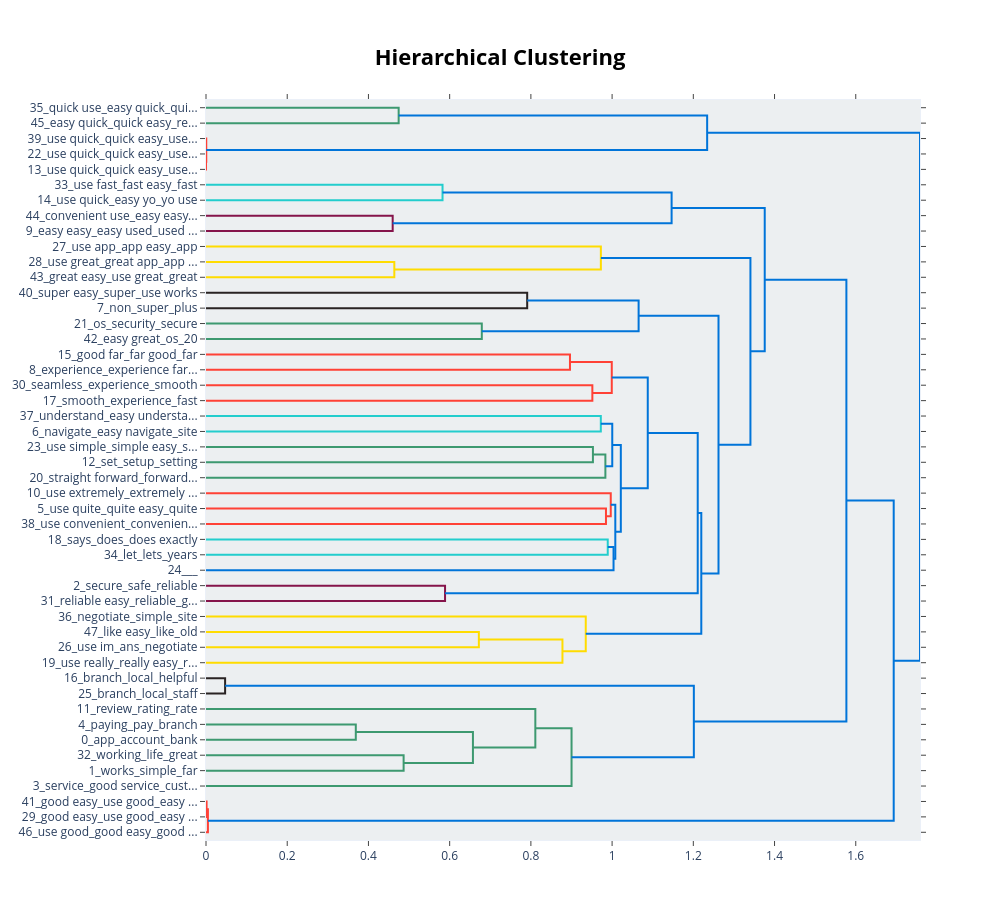

The code cell stored with this chart in its notebook:
### Code cell
# Visualize topics as a hierarchical tree
fig = unseed_topic_model.visualize_hierarchy()
fig.show()

### Figure 1 — Plotly figure (JSON) as saved in the notebook; plotly's stock layout.template omitted (floating-point values rounded to 4 significant figures)
{"data": [{"hoverinfo": "text", "marker": {"color": "rgb(61,153,112)"}, "mode": "lines", "type": "scatter", "x": [0.0, 0.4744, 0.4744, 0.0], "xaxis": "x", "y": [-5.0, -5.0, -15.0, -15.0], "yaxis": "y"}, {"hoverinfo": "text", "marker": {"color": "rgb(255,65,54)"}, "mode": "lines", "type": "scatter", "x": [0.0, 5.736e-05, 5.736e-05, 0.0], "xaxis": "x", "y": [-35.0, -35.0, -45.0, -45.0], "yaxis": "y"}, {"hoverinfo": "text", "marker": {"color": "rgb(255,65,54)"}, "mode": "lines", "type": "scatter", "x": [0.0, 0.0006443, 0.0006443, 5.736e-05], "xaxis": "x", "y": [-25.0, -25.0, -40.0, -40.0], "yaxis": "y"}, {"hoverinfo": "text", "marker": {"color": "rgb(0,116,217)"}, "mode": "lines", "type": "scatter", "x": [0.4744, 1.234, 1.234, 0.0006443], "xaxis": "x", "y": [-10.0, -10.0, -32.5, -32.5], "yaxis": "y"}, {"hoverinfo": "text", "marker": {"color": "rgb(35,205,205)"}, "mode": "lines", "type": "scatter", "x": [0.0, 0.5824, 0.5824, 0.0], "xaxis": "x", "y": [-55.0, -55.0, -65.0, -65.0], "yaxis": "y"}, {"hoverinfo": "text", "marker": {"color": "rgb(133,20,75)"}, "mode": "lines", "type": "scatter", "x": [0.0, 0.4597, 0.4597, 0.0], "xaxis": "x", "y": [-75.0, -75.0, -85.0, -85.0], "yaxis": "y"}, {"hoverinfo": "text", "marker": {"color": "rgb(0,116,217)"}, "mode": "lines", "type": "scatter", "x": [0.5824, 1.147, 1.147, 0.4597], "xaxis": "x", "y": [-60.0, -60.0, -80.0, -80.0], "yaxis": "y"}, {"hoverinfo": "text", "marker": {"color": "rgb(255,220,0)"}, "mode": "lines", "type": "scatter", "x": [0.0, 0.4637, 0.4637, 0.0], "xaxis": "x", "y": [-105.0, -105.0, -115.0, -115.0], "yaxis": "y"}, {"hoverinfo": "text", "marker": {"color": "rgb(255,220,0)"}, "mode": "lines", "type": "scatter", "x": [0.0, 0.9723, 0.9723, 0.4637], "xaxis": "x", "y": [-95.0, -95.0, -110.0, -110.0], "yaxis": "y"}, {"hoverinfo": "text", "marker": {"color": "rgb(40,35,35)"}, "mode": "lines", "type": "scatter", "x": [0.0, 0.7909, 0.7909, 0.0], "xaxis": "x", "y": [-125.0, -125.0, -135.0, -135.0], "yaxis": "y"}, {"hoverinfo": "text", "marker": {"color": "rgb(61,153,112)"}, "mode": "lines", "type": "scatter", "x": [0.0, 0.6791, 0.6791, 0.0], "xaxis": "x", "y": [-145.0, -145.0, -155.0, -155.0], "yaxis": "y"}, {"hoverinfo": "text", "marker": {"color": "rgb(0,116,217)"}, "mode": "lines", "type": "scatter", "x": [0.7909, 1.065, 1.065, 0.6791], "xaxis": "x", "y": [-130.0, -130.0, -150.0, -150.0], "yaxis": "y"}, {"hoverinfo": "text", "marker": {"color": "rgb(255,65,54)"}, "mode": "lines", "type": "scatter", "x": [0.0, 0.8963, 0.8963, 0.0], "xaxis": "x", "y": [-165.0, -165.0, -175.0, -175.0], "yaxis": "y"}, {"hoverinfo": "text", "marker": {"color": "rgb(255,65,54)"}, "mode": "lines", "type": "scatter", "x": [0.0, 0.9514, 0.9514, 0.0], "xaxis": "x", "y": [-185.0, -185.0, -195.0, -195.0], "yaxis": "y"}, {"hoverinfo": "text", "marker": {"color": "rgb(255,65,54)"}, "mode": "lines", "type": "scatter", "x": [0.8963, 0.9992, 0.9992, 0.9514], "xaxis": "x", "y": [-170.0, -170.0, -190.0, -190.0], "yaxis": "y"}, {"hoverinfo": "text", "marker": {"color": "rgb(35,205,205)"}, "mode": "lines", "type": "scatter", "x": [0.0, 0.9722, 0.9722, 0.0], "xaxis": "x", "y": [-205.0, -205.0, -215.0, -215.0], "yaxis": "y"}, {"hoverinfo": "text", "marker": {"color": "rgb(61,153,112)"}, "mode": "lines", "type": "scatter", "x": [0.0, 0.9528, 0.9528, 0.0], "xaxis": "x", "y": [-225.0, -225.0, -235.0, -235.0], "yaxis": "y"}, {"hoverinfo": "text", "marker": {"color": "rgb(61,153,112)"}, "mode": "lines", "type": "scatter", "x": [0.9528, 0.9834, 0.9834, 0.0], "xaxis": "x", "y": [-230.0, -230.0, -245.0, -245.0], "yaxis": "y"}, {"hoverinfo": "text", "marker": {"color": "rgb(0,116,217)"}, "mode": "lines", "type": "scatter", "x": [0.9722, 1.0, 1.0, 0.9834], "xaxis": "x", "y": [-210.0, -210.0, -237.5, -237.5], "yaxis": "y"}, {"hoverinfo": "text", "marker": {"color": "rgb(255,65,54)"}, "mode": "lines", "type": "scatter", "x": [0.0, 0.9849, 0.9849, 0.0], "xaxis": "x", "y": [-265.0, -265.0, -275.0, -275.0], "yaxis": "y"}, {"hoverinfo": "text", "marker": {"color": "rgb(255,65,54)"}, "mode": "lines", "type": "scatter", "x": [0.0, 0.9967, 0.9967, 0.9849], "xaxis": "x", "y": [-255.0, -255.0, -270.0, -270.0], "yaxis": "y"}, {"hoverinfo": "text", "marker": {"color": "rgb(35,205,205)"}, "mode": "lines", "type": "scatter", "x": [0.0, 0.9893, 0.9893, 0.0], "xaxis": "x", "y": [-285.0, -285.0, -295.0, -295.0], "yaxis": "y"}, {"hoverinfo": "text", "marker": {"color": "rgb(0,116,217)"}, "mode": "lines", "type": "scatter", "x": [0.9893, 1.004, 1.004, 0.0], "xaxis": "x", "y": [-290.0, -290.0, -305.0, -305.0], "yaxis": "y"}, {"hoverinfo": "text", "marker": {"color": "rgb(0,116,217)"}, "mode": "lines", "type": "scatter", "x": [0.9967, 1.008, 1.008, 1.004], "xaxis": "x", "y": [-262.5, -262.5, -297.5, -297.5], "yaxis": "y"}, {"hoverinfo": "text", "marker": {"color": "rgb(0,116,217)"}, "mode": "lines", "type": "scatter", "x": [1.0, 1.021, 1.021, 1.008], "xaxis": "x", "y": [-223.8, -223.8, -280.0, -280.0], "yaxis": "y"}, {"hoverinfo": "text", "marker": {"color": "rgb(0,116,217)"}, "mode": "lines", "type": "scatter", "x": [0.9992, 1.088, 1.088, 1.021], "xaxis": "x", "y": [-180.0, -180.0, -251.9, -251.9], "yaxis": "y"}, {"hoverinfo": "text", "marker": {"color": "rgb(133,20,75)"}, "mode": "lines", "type": "scatter", "x": [0.0, 0.5887, 0.5887, 0.0], "xaxis": "x", "y": [-315.0, -315.0, -325.0, -325.0], "yaxis": "y"}, {"hoverinfo": "text", "marker": {"color": "rgb(0,116,217)"}, "mode": "lines", "type": "scatter", "x": [1.088, 1.211, 1.211, 0.5887], "xaxis": "x", "y": [-215.9, -215.9, -320.0, -320.0], "yaxis": "y"}, {"hoverinfo": "text", "marker": {"color": "rgb(255,220,0)"}, "mode": "lines", "type": "scatter", "x": [0.0, 0.6719, 0.6719, 0.0], "xaxis": "x", "y": [-345.0, -345.0, -355.0, -355.0], "yaxis": "y"}, {"hoverinfo": "text", "marker": {"color": "rgb(255,220,0)"}, "mode": "lines", "type": "scatter", "x": [0.6719, 0.8777, 0.8777, 0.0], "xaxis": "x", "y": [-350.0, -350.0, -365.0, -365.0], "yaxis": "y"}, {"hoverinfo": "text", "marker": {"color": "rgb(255,220,0)"}, "mode": "lines", "type": "scatter", "x": [0.0, 0.9351, 0.9351, 0.8777], "xaxis": "x", "y": [-335.0, -335.0, -357.5, -357.5], "yaxis": "y"}, {"hoverinfo": "text", "marker": {"color": "rgb(0,116,217)"}, "mode": "lines", "type": "scatter", "x": [1.211, 1.22, 1.22, 0.9351], "xaxis": "x", "y": [-268.0, -268.0, -346.2, -346.2], "yaxis": "y"}, {"hoverinfo": "text", "marker": {"color": "rgb(0,116,217)"}, "mode": "lines", "type": "scatter", "x": [1.065, 1.262, 1.262, 1.22], "xaxis": "x", "y": [-140.0, -140.0, -307.1, -307.1], "yaxis": "y"}, {"hoverinfo": "text", "marker": {"color": "rgb(0,116,217)"}, "mode": "lines", "type": "scatter", "x": [0.9723, 1.341, 1.341, 1.262], "xaxis": "x", "y": [-102.5, -102.5, -223.6, -223.6], "yaxis": "y"}, {"hoverinfo": "text", "marker": {"color": "rgb(0,116,217)"}, "mode": "lines", "type": "scatter", "x": [1.147, 1.376, 1.376, 1.341], "xaxis": "x", "y": [-70.0, -70.0, -163.0, -163.0], "yaxis": "y"}, {"hoverinfo": "text", "marker": {"color": "rgb(40,35,35)"}, "mode": "lines", "type": "scatter", "x": [0.0, 0.04705, 0.04705, 0.0], "xaxis": "x", "y": [-375.0, -375.0, -385.0, -385.0], "yaxis": "y"}, {"hoverinfo": "text", "marker": {"color": "rgb(61,153,112)"}, "mode": "lines", "type": "scatter", "x": [0.0, 0.3689, 0.3689, 0.0], "xaxis": "x", "y": [-405.0, -405.0, -415.0, -415.0], "yaxis": "y"}, {"hoverinfo": "text", "marker": {"color": "rgb(61,153,112)"}, "mode": "lines", "type": "scatter", "x": [0.0, 0.4866, 0.4866, 0.0], "xaxis": "x", "y": [-425.0, -425.0, -435.0, -435.0], "yaxis": "y"}, {"hoverinfo": "text", "marker": {"color": "rgb(61,153,112)"}, "mode": "lines", "type": "scatter", "x": [0.3689, 0.6573, 0.6573, 0.4866], "xaxis": "x", "y": [-410.0, -410.0, -430.0, -430.0], "yaxis": "y"}, {"hoverinfo": "text", "marker": {"color": "rgb(61,153,112)"}, "mode": "lines", "type": "scatter", "x": [0.0, 0.811, 0.811, 0.6573], "xaxis": "x", "y": [-395.0, -395.0, -420.0, -420.0], "yaxis": "y"}, {"hoverinfo": "text", "marker": {"color": "rgb(61,153,112)"}, "mode": "lines", "type": "scatter", "x": [0.811, 0.9002, 0.9002, 0.0], "xaxis": "x", "y": [-407.5, -407.5, -445.0, -445.0], "yaxis": "y"}, {"hoverinfo": "text", "marker": {"color": "rgb(0,116,217)"}, "mode": "lines", "type": "scatter", "x": [0.04705, 1.201, 1.201, 0.9002], "xaxis": "x", "y": [-380.0, -380.0, -426.2, -426.2], "yaxis": "y"}, {"hoverinfo": "text", "marker": {"color": "rgb(0,116,217)"}, "mode": "lines", "type": "scatter", "x": [1.376, 1.577, 1.577, 1.201], "xaxis": "x", "y": [-116.5, -116.5, -403.1, -403.1], "yaxis": "y"}, {"hoverinfo": "text", "marker": {"color": "rgb(255,65,54)"}, "mode": "lines", "type": "scatter", "x": [0.0, 0.001427, 0.001427, 0.0], "xaxis": "x", "y": [-455.0, -455.0, -465.0, -465.0], "yaxis": "y"}, {"hoverinfo": "text", "marker": {"color": "rgb(255,65,54)"}, "mode": "lines", "type": "scatter", "x": [0.001427, 0.004727, 0.004727, 0.0], "xaxis": "x", "y": [-460.0, -460.0, -475.0, -475.0], "yaxis": "y"}, {"hoverinfo": "text", "marker": {"color": "rgb(0,116,217)"}, "mode": "lines", "type": "scatter", "x": [1.577, 1.693, 1.693, 0.004727], "xaxis": "x", "y": [-259.8, -259.8, -467.5, -467.5], "yaxis": "y"}, {"hoverinfo": "text", "marker": {"color": "rgb(0,116,217)"}, "mode": "lines", "type": "scatter", "x": [1.234, 1.758, 1.758, 1.693], "xaxis": "x", "y": [-21.25, -21.25, -363.7, -363.7], "yaxis": "y"}], "layout": {"autosize": false, "height": 920, "hoverlabel": {"bgcolor": "white", "font": {"family": "Rockwell", "size": 16}}, "hovermode": "closest", "plot_bgcolor": "#ECEFF1", "showlegend": false, "title": {"font": {"color": "Black", "size": 22}, "text": "<b>Hierarchical Clustering</b>", "x": 0.5, "xanchor": "center", "yanchor": "top"}, "width": 1000, "xaxis": {"mirror": "allticks", "rangemode": "tozero", "showgrid": false, "showline": true, "showticklabels": true, "ticks": "outside", "type": "linear", "zeroline": false}, "yaxis": {"mirror": "allticks", "range": [-480, 0], "rangemode": "tozero", "showgrid": false, "showline": true, "showticklabels": true, "tickmode": "array", "ticks": "outside", "ticktext": ["35_quick use_easy quick_qui...", "45_easy quick_quick easy_re...", "39_use quick_quick easy_use...", "22_use quick_quick easy_use...", "13_use quick_quick easy_use...", "33_use fast_fast easy_fast", "14_use quick_easy yo_yo use", "44_convenient use_easy easy...", "9_easy easy_easy used_used ...", "27_use app_app easy_app", "28_use great_great app_app ...", "43_great easy_use great_great", "40_super easy_super_use works", "7_non_super_plus", "21_os_security_secure", "42_easy great_os_20", "15_good far_far good_far", "8_experience_experience far...", "30_seamless_experience_smooth", "17_smooth_experience_fast", "37_understand_easy understa...", "6_navigate_easy navigate_site", "23_use simple_simple easy_s...", "12_set_setup_setting", "20_straight forward_forward...", "10_use extremely_extremely ...", "5_use quite_quite easy_quite", "38_use convenient_convenien...", "18_says_does_does exactly", "34_let_lets_years", "24___", "2_secure_safe_reliable", "31_reliable easy_reliable_g...", "36_negotiate_simple_site", "47_like easy_like_old", "26_use im_ans_negotiate", "19_use really_really easy_r...", "16_branch_local_helpful", "25_branch_local_staff", "11_review_rating_rate", "4_paying_pay_branch", "0_app_account_bank", "32_working_life_great", "1_works_simple_far", "3_service_good service_cust...", "41_good easy_use good_easy ...", "29_good easy_use good_easy ...", "46_use good_good easy_good ..."], "tickvals": [-5, -15, -25, -35, -45, -55, -65, -75, -85, -95, -105, -115, -125, -135, -145, -155, -165, -175, -185, -195, -205, -215, -225, -235, -245, -255, -265, -275, -285, -295, -305, -315, -325, -335, -345, -355, -365, -375, -385, -395, -405, -415, -425, -435, -445, -455, -465, -475], "type": "linear", "zeroline": false}}}
